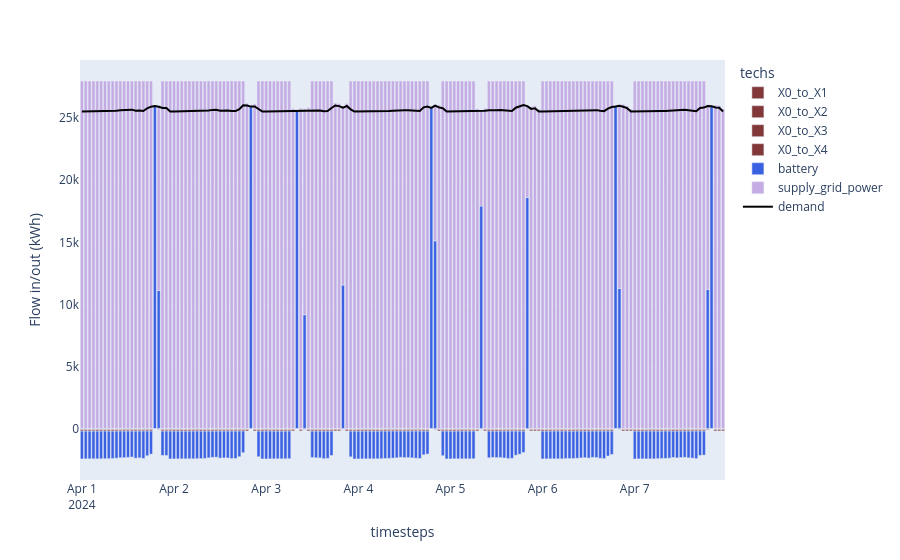

This figure's notebook cell:
### Code cell
df_electricity = (
    (model.results.flow_out.fillna(0) - model.results.flow_in.fillna(0))
    .sel(carriers="electricity")
    .sum("nodes")
    .to_series()
    .where(lambda x: x != 0)
    .dropna()
    .to_frame("Flow in/out (kWh)")
    .reset_index()
)
df_electricity_demand = df_electricity[df_electricity.techs == "demand_electricity"]
df_electricity_other = df_electricity[df_electricity.techs != "demand_electricity"]

print(df_electricity.head())

fig1 = px.bar(
    df_electricity_other,
    x="timesteps",
    y="Flow in/out (kWh)",
    color="techs",
    color_discrete_map=colors,
)
fig1.add_scatter(
    x=df_electricity_demand.timesteps,
    y=-1 * df_electricity_demand["Flow in/out (kWh)"],
    marker_color="black",
    name="demand",
)

### Figure 1 — Plotly figure (JSON) as saved in the notebook; plotly's stock layout.template omitted (floating-point values rounded to 4 significant figures; data arrays with more than 128 entries replaced by an {"elided": "..."} marker saying what was removed)
{"data": [{"hovertemplate": "techs=X0_to_X1<br>timesteps=%{x}<br>Flow in/out (kWh)=%{y}<extra></extra>", "legendgroup": "X0_to_X1", "marker": {"color": "#823739", "pattern": {"shape": ""}}, "name": "X0_to_X1", "orientation": "v", "showlegend": true, "textposition": "auto", "type": "bar", "x": {"elided": "168 str values"}, "xaxis": "x", "y": {"elided": "168 float values"}, "yaxis": "y"}, {"hovertemplate": "techs=X0_to_X2<br>timesteps=%{x}<br>Flow in/out (kWh)=%{y}<extra></extra>", "legendgroup": "X0_to_X2", "marker": {"color": "#823739", "pattern": {"shape": ""}}, "name": "X0_to_X2", "orientation": "v", "showlegend": true, "textposition": "auto", "type": "bar", "x": {"elided": "167 str values"}, "xaxis": "x", "y": {"elided": "167 float values"}, "yaxis": "y"}, {"hovertemplate": "techs=X0_to_X3<br>timesteps=%{x}<br>Flow in/out (kWh)=%{y}<extra></extra>", "legendgroup": "X0_to_X3", "marker": {"color": "#823739", "pattern": {"shape": ""}}, "name": "X0_to_X3", "orientation": "v", "showlegend": true, "textposition": "auto", "type": "bar", "x": {"elided": "160 str values"}, "xaxis": "x", "y": {"elided": "160 float values"}, "yaxis": "y"}, {"hovertemplate": "techs=X0_to_X4<br>timesteps=%{x}<br>Flow in/out (kWh)=%{y}<extra></extra>", "legendgroup": "X0_to_X4", "marker": {"color": "#823739", "pattern": {"shape": ""}}, "name": "X0_to_X4", "orientation": "v", "showlegend": true, "textposition": "auto", "type": "bar", "x": {"elided": "162 str values"}, "xaxis": "x", "y": {"elided": "162 float values"}, "yaxis": "y"}, {"hovertemplate": "techs=battery<br>timesteps=%{x}<br>Flow in/out (kWh)=%{y}<extra></extra>", "legendgroup": "battery", "marker": {"color": "#3B61E3", "pattern": {"shape": ""}}, "name": "battery", "orientation": "v", "showlegend": true, "textposition": "auto", "type": "bar", "x": {"elided": "148 str values"}, "xaxis": "x", "y": {"elided": "148 float values"}, "yaxis": "y"}, {"hovertemplate": "techs=supply_grid_power<br>timesteps=%{x}<br>Flow in/out (kWh)=%{y}<extra></extra>", "legendgroup": "supply_grid_power", "marker": {"color": "#C5ABE3", "pattern": {"shape": ""}}, "name": "supply_grid_power", "orientation": "v", "showlegend": true, "textposition": "auto", "type": "bar", "x": {"elided": "162 str values"}, "xaxis": "x", "y": {"elided": "162 float values"}, "yaxis": "y"}, {"marker": {"color": "black"}, "name": "demand", "type": "scatter", "x": {"elided": "168 str values"}, "y": {"elided": "168 float values"}}], "layout": {"barmode": "relative", "legend": {"title": {"text": "techs"}, "tracegroupgap": 0}, "margin": {"t": 60}, "xaxis": {"anchor": "y", "domain": [0, 1], "title": {"text": "timesteps"}}, "yaxis": {"anchor": "x", "domain": [0, 1], "title": {"text": "Flow in/out (kWh)"}}}}
